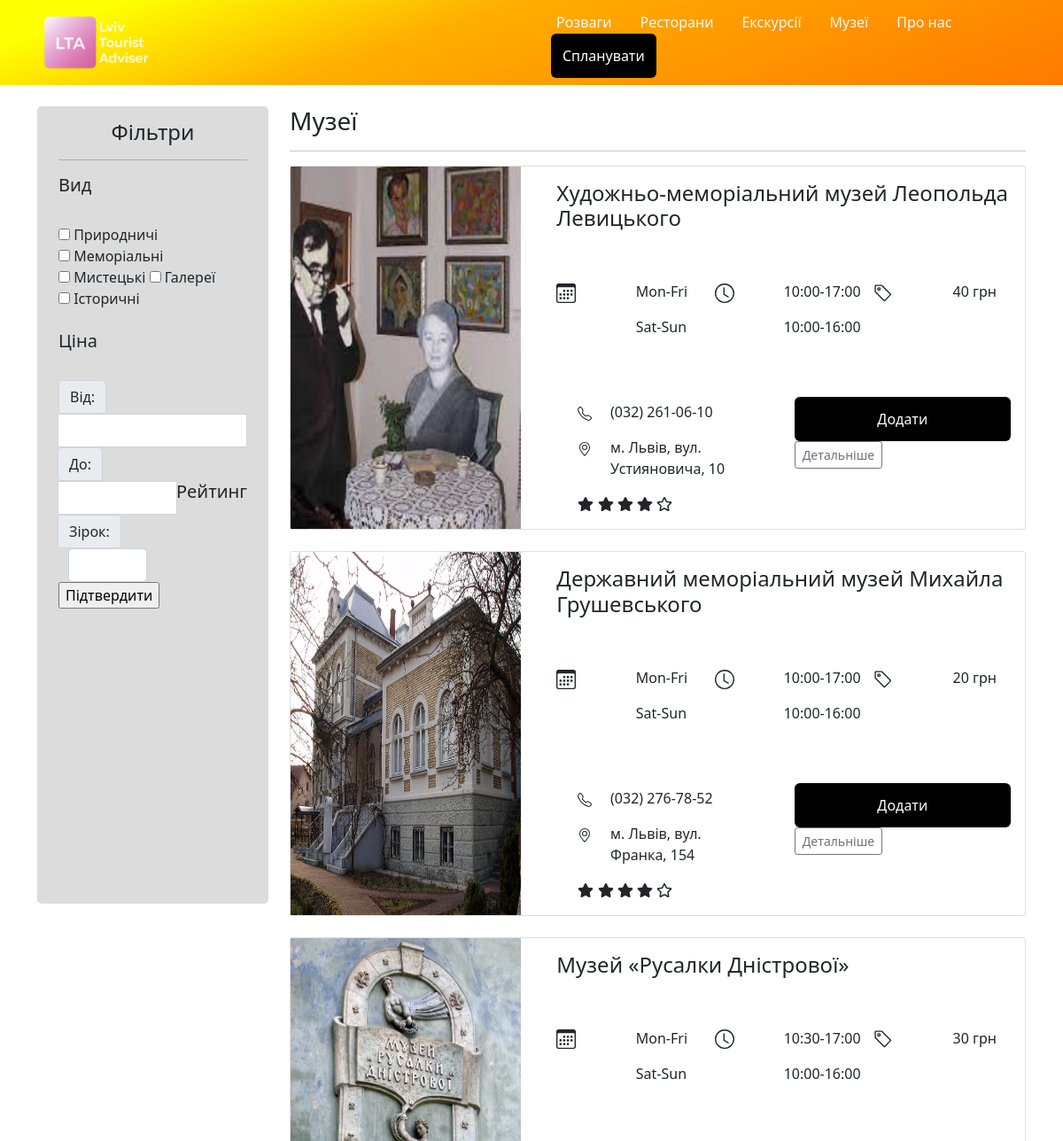
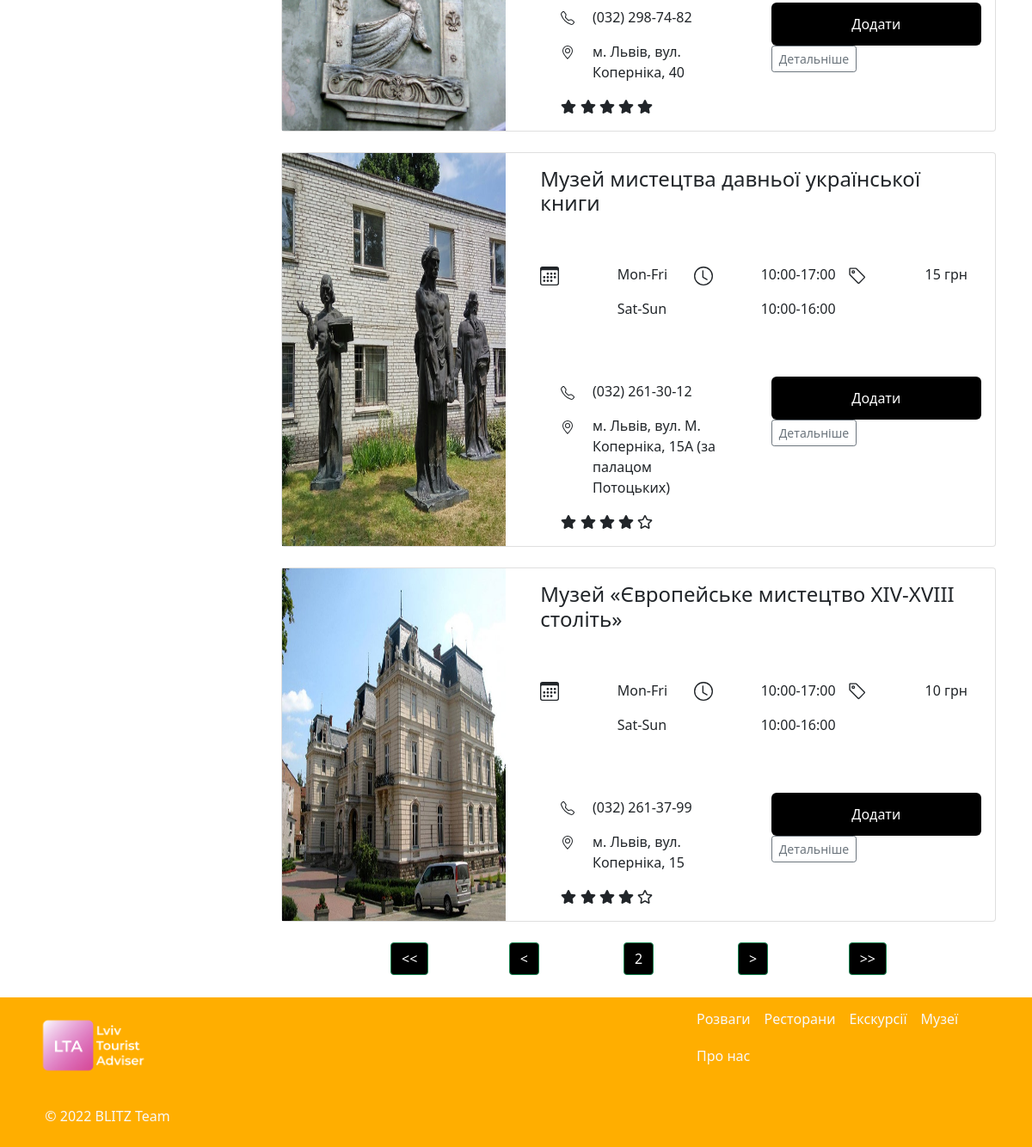
Page /museums/?page=2 on the committed database (2 pictures, top to bottom).
### museums/models.py (models this page shows, shortened)
class Museums(models.Model):
    name = models.CharField(max_length=100)
    address = models.CharField(max_length=150)
    price = models.IntegerField()
    img_url = models.CharField(max_length=200)
    start_work_hour = models.CharField(max_length=10)
    end_work_hour = models.CharField(max_length=10)
    description = models.TextField()
    rating = models.DecimalField(max_digits=3, decimal_places=1)
    phone_number = models.CharField(max_length=80)
    category = models.IntegerField(null=True)

### museums/views.py (the view)
# urls.py: path('museums/', include('museums.urls')),
def museums(request):
    all_museums = Museums.objects.all()
    page = request.GET.get('page', 1)
    if not page:
        page = 1
    p = Paginator(all_museums, 5)
    page_response = p.page(page)
    data = {
        'all_museums': page_response,
        'pages': p
    }
    return render(request, 'museums/category.html', data)

### museums/views.py (called while the page is built)
@register.filter
def get_stars(value):
    return range(int(value))

@register.filter
def get_stars_o(value):
    return range(5 - int(value))

@register.filter
def get_img(museum):
    return f'/static/museums/photos/{museum.id}.jpg'

### museums/templates/museums/category.html (shortened to what this page needs)
{% extends "main/base.html" %}
{% load static %}
{% block head %}
  <link rel="stylesheet" href="{% static 'museums/category.css' %}">
  <link rel="stylesheet" href="https://cdnjs.cloudflare.com/ajax/libs/font-awesome/4.7.0/css/font-awesome.min.css">
{% endblock %}
{% block content %}
    <div class='row'>
      <div class='col-3'>
        <div class="container filter" style="background:#DCDCDC;height:900px;border-radius:5px;">
          <h4 class='text-dark' style="text-align:center;padding-top:15px;">Фільтри</h4>
          <hr class="bg-dark">
          <div class="row">
            <div class="col-12">
              <h5>Вид</h5><br>
              <form>
                <label class="custom-checkbox">
                  <input type="checkbox" value="value-1">
                    Природничі
                </label>
                <label class="custom-checkbox">
                  <input type="checkbox" value="value-1">
                    Меморіальні
                </label>
                <label class="custom-checkbox">
                  <input type="checkbox" value="value-1">
                    Мистецькі
                </label>
                <label class="custom-checkbox">
                  <input type="checkbox" value="value-1">
                    Галереї
                </label>
                <label class="custom-checkbox">
                  <input type="checkbox" value="value-1">
                    Історичні
                </label>
              </form>
              <br>
              <h5>Ціна</h5><br>
              <form>
                <div class="input-group">
                  <div class="input-group">
                    <span class="input-group-text" id="">Від:</span>
                  </div>
                  <input type="text" class="form-control">
                  <div class="input-group">
                    <span class="input-group-text" id="">До:</span>
                  </div>
                  <input type="text" class="form-control">
                   <br>
                  <h5>Рейтинг</h5><br>
                  <div class="input-group">
                      <span class="input-group-text" id="">Зірок:</span>
                    </div>
                  <div class="row">
                    <div class="col-6">
                      <input type="text" class="form-control">
                    </div>
                  </div>
                </div>
                <div >
                  <input class="filter" type="button" value="Підтвердити">
                </div>
              </form>
            </div>
          </div>
        </div>
      </div>
      <div class="col-9 content">
        <h3>Музеї</h3>
        <hr>
        {% for museum in all_museums.object_list %}
        <div class="card mb-4 box-shadow">
          <div class='row'>
            <div class='col-4'>
              <img class="card-img-thumbnail" data-src="holder.js/100px225?theme=thumb&amp;bg=55595c&amp;fg=eceeef&amp;text=Thumbnail" alt="Thumbnail [100%x225]" style="height: 100%; width: 100%; display: inline-block;" src="{{ museum|get_img }}" data-holder-rendered="true">
            </div>
            <div class="col-8">
              <div class="card-body">
                <h4>{{ museum.name }}</h4>
                <br>
                <br>
                  <div class="row">
                    <div class="col-4">
                      <div class="row">
                        <div class="col-6">
                        </div>
                        <div class="col-6">
                          <p style="text-align:left;">Mon-Fri</p>
                          <p style="text-align:left;">Sat-Sun</p>
                        </div>
                      </div>
                    </div>
                    <div class="col-4">
                      <div class="row">
                        <div class="col-6">
                          <svg xmlns="http://www.w3.org/2000/svg" width="22" height="22" fill="currentColor" class="bi bi-clock" viewBox="0 0 16 16">
                            <path d="M8 3.5a.5.5 0 0 0-1 0V9a.5.5 0 0 0 .252.434l3.5 2a.5.5 0 0 0 .496-.868L8 8.71V3.5z"/>
                            <path d="M8 16A8 8 0 1 0 8 0a8 8 0 0 0 0 16zm7-8A7 7 0 1 1 1 8a7 7 0 0 1 14 0z"/>
                          </svg>
                        </div>
                        <div class="col-6" style='padding:0;'>
                          <p style="text-align:left;">{{museum.start_work_hour}}-{{museum.end_work_hour}}</p>
                          <p style="text-align:left;">10:00-16:00</p>
                        </div>
                      </div>
                    </div>
                    <div class="col-4">
                      <div class="row">
                        <div class="col-6">
                        </div>
                        <div class="col-6">
                          <p style="text-align:left;">{{museum.price}} грн</p>
                        </div>
                      </div>
                    </div>
                  </div>
                  <br>
                  <br>
                  <div class="row" style="margin-top:8px;">
                    <div class="col-6" style="text-align:left;">
                      <div class="container-fluid" style="item-align:center">
                        <div class="row">
                          <div class="col-2">
                          </div>
                          <div class="col-10">
                            <p>{{museum.phone_number}}</p>
                          </div>
                        </div>
                        <div class="row">
                          <div class="col-2">
                          </div>
                          <div class="col-10">
                            <p>{{museum.address}}</p>
                          </div>
                          <div class="d-flex justify-content-left">
                            <div class="stars">
                              {% for i in museum.rating|get_stars %}
                              <i class="fa fa-star" aria-hidden="true"></i>
                              {% endfor %}
                              {% for i in museum.rating|get_stars_o %}
                              <i class="fa fa-star-o" aria-hidden="true"></i>
                              {% endfor %}
                            </div>
                          </div>
                        </div>
                      </div>
                    </div>
                    <div class="col-6">
                      <div class="button-group-vertical">
                        <a href="#" class="plan_a" style="text-decoration:none;">
                          <div class="plan_div add">
                            <p id="{{ museum.id }}" style="color:#fff;margin:0px;font-size:16px;">Додати</p>
                          </div>
                        </a>
                        <a href="{{ museum.id }}" style="text-decoration:none;"><button type="button" class="btn btn-sm btn-outline-secondary ui-btn ui-shadow ui-corner-all">Детальніше</button></a>
                      </div>
                    </div>
                  </div>
                </div>
              </div>
            </div>
          </div>
          {% endfor %}
          <div class="pages row m-3 justify-content-center text-center">
            <div class="col-2">
              <a class="btn btn-success" style="color: #fff;background:#000;" href="?page=1" role="button"><<</a>
            </div>
            <div class="col-2">
              <a class="btn btn-success" style="color: #fff;background:#000;" href="?page={% if all_museums.has_previous %}{{ all_museums.previous_page_number }}{% else %}1{% endif %}" role="button"><</a>
            </div>
            <div class="col-2">
              <a class="btn btn-success" style="color: #fff;background:#000;">{{ all_museums.number }}</a>
            </div>
            <div class="col-2">
              <a class="btn btn-success" style="color: #fff;background:#000;" href="?page={% if all_museums.has_next %}{{ all_museums.next_page_number }}{% else %}{{ pages.num_pages }}{% endif %}" role="button">></a>
            </div>
            <div class="col-2">
              <a class="btn btn-success" style="color: #fff;background:#000;" href="?page={{ pages.num_pages }}" role="button">>></a>
            </div>
          </div>
        </div>
      </div>
{% endblock %}

### museums/static/museums/category.css (style rules this page uses)
body { margin: 0; padding: 0; font-family: 'Open Sans', serif; background: #eee }
.content { width: 420px; margin-top: 100px }
.custom-checkbox>input { position: absolute; z-index: -1; opacity: 0; }
.plan_div { background:#000; width:100%; height:100%; text-align:center; border-radius:6px; padding:13px; }
.plan_a { margin-top:10px; margin-bottom:10px; }
p { font-family:Merriweather; }

### main/templates/main/base.html (style rules this page uses)
.plan_div { background:#000; width:100%; height:100%; text-align:center; border-radius:6px; padding:13px; margin-top:-5px; }

### rows in the picture
Museums: shows a picture, name "Художньо-меморіальний музей Леопольда Левицького", start_work_hour "10:00", end_work_hour "17:00", price "40", phone_number "(032) 261-06-10", address "м. Львів, вул. Устияновича, 10"
Museums: shows a picture, name "Державний меморіальний музей Михайла Грушевського", start_work_hour "10:00", end_work_hour "17:00", price "20", phone_number "(032) 276-78-52", address "м. Львів, вул. Франка, 154"
Museums: shows a picture, name "Музей «Русалки Дністрової»", start_work_hour "10:30", end_work_hour "17:00", price "30", phone_number "(032) 298-74-82", address "м. Львів, вул. Коперніка, 40", rating 5 (drawn)
Museums: shows a picture, name "Музей мистецтва давньої української книги", start_work_hour "10:00", end_work_hour "17:00", price "15", phone_number "(032) 261-30-12", address "м. Львів, вул. М. Коперніка, 15А (за палацом Потоцьких)"
Museums: shows a picture, name "Музей «Європейське мистецтво XIV-XVIII столiть»", start_work_hour "10:00", end_work_hour "17:00", price "10", phone_number "(032) 261-37-99", address "м. Львів, вул. Коперніка, 15"

### other values in the picture
{{ all_museums.number }} "2"
